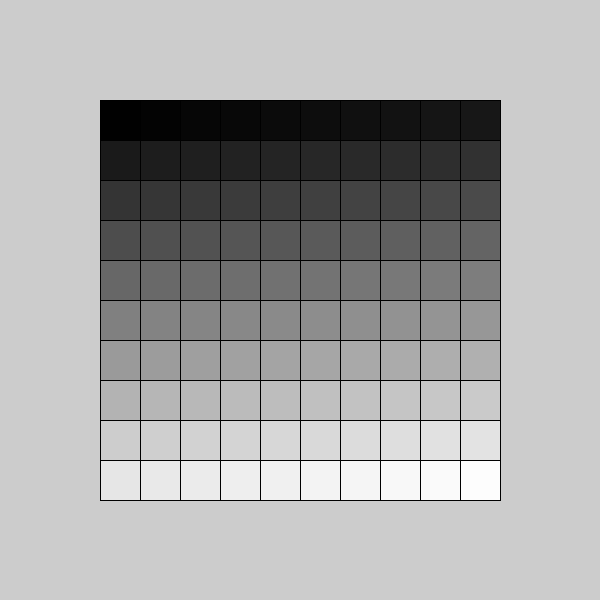
Frame 1 (no input)
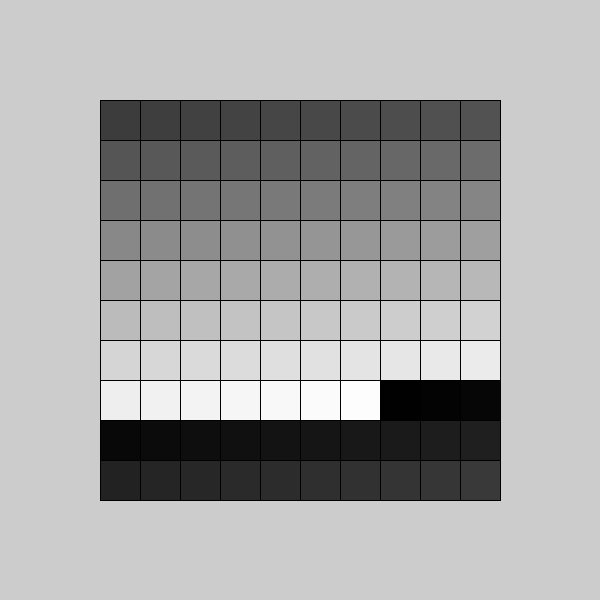
Frame 60 (the mouse pressed at the canvas centre just before this capture)
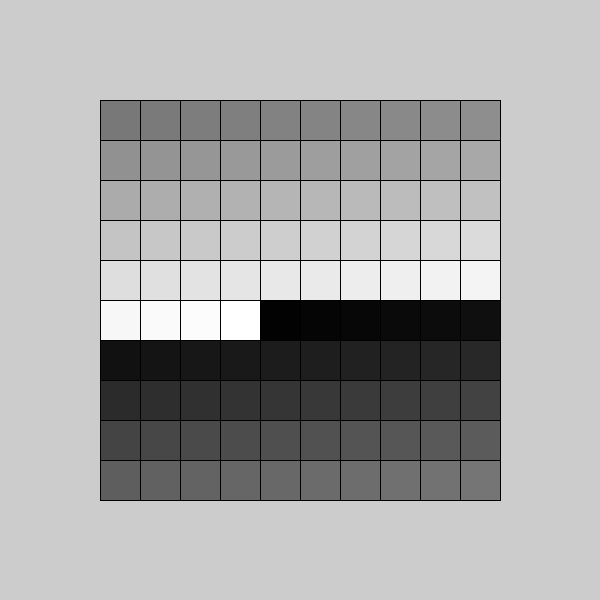
Frame 120 (the mouse held since frame 60 and released just before this capture)

The Processing sketch that drew these frames (run headless with seeded random() and noise(); from frame 60 on, the mouse is pressed at the canvas centre):

// Processing sketch: exam_20
// ── exam_20.pde
int gridW = 10;
int gridH = 10;
float[][] greyColors = new float[gridW][gridH];
float[][] xPositions = new float[gridW][gridH];
float[][] yPositions = new float[gridW][gridH];

void setup() {
  size(600, 600);
  for (int i = 0; i < gridW; i++) {
    for (int j = 0; j < gridH; j++) {
      greyColors[i][j] = map(j * gridW + i, 0, gridW * gridH, 0, 255);
      xPositions[i][j] = map(i, 0, gridW, width/2 - 200, width/2 + 200);
      yPositions[i][j] = map(j, 0, gridH, height/2 - 200, height/2 + 200);
    }
  }
}

void draw() {
  for (int i = 0; i < gridW; i++) {
    for (int j = 0; j < gridH; j++) {
      float size = 40;
      greyColors[i][j]+=1;
      
      fill(greyColors[i][j]);
      rect(xPositions[i][j], yPositions[i][j], size, size);
      if (greyColors[i][j] > 255){
        greyColors[i][j] = 0;
    }
  }
}
}
